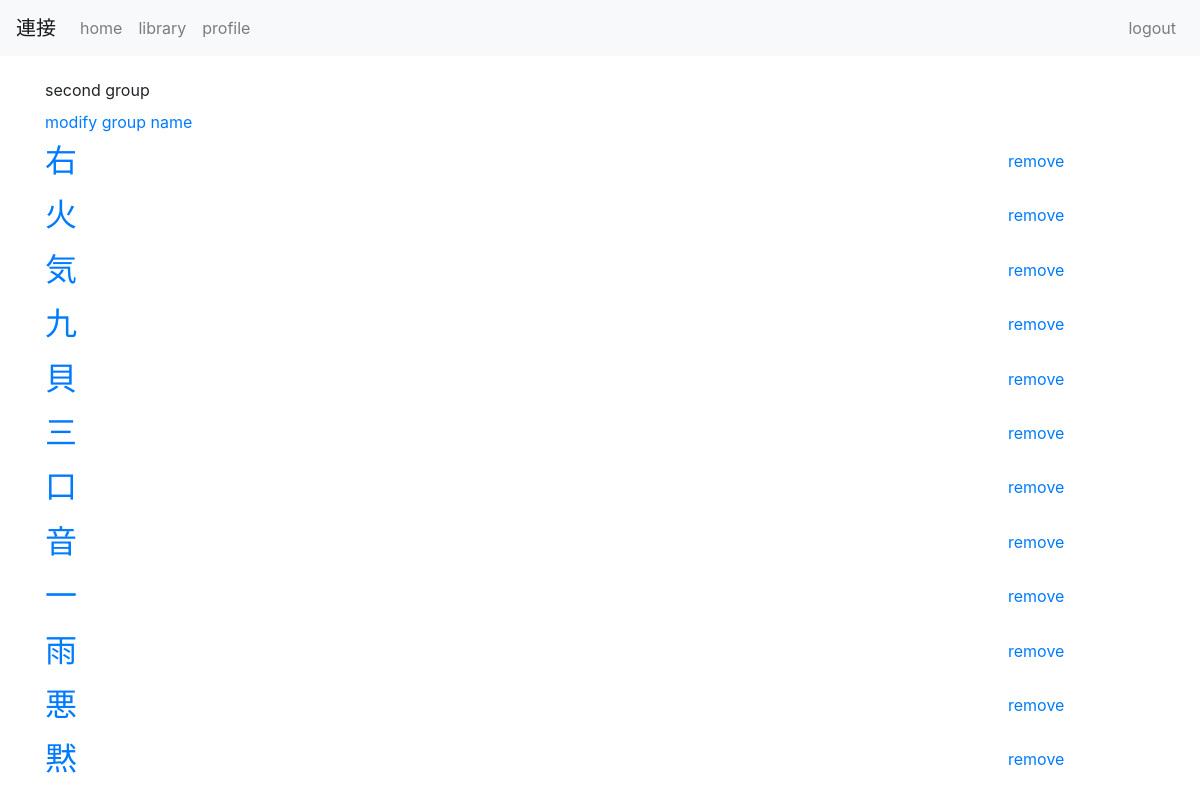
The page /group/29/ (signed in) on the database as committed earlier.
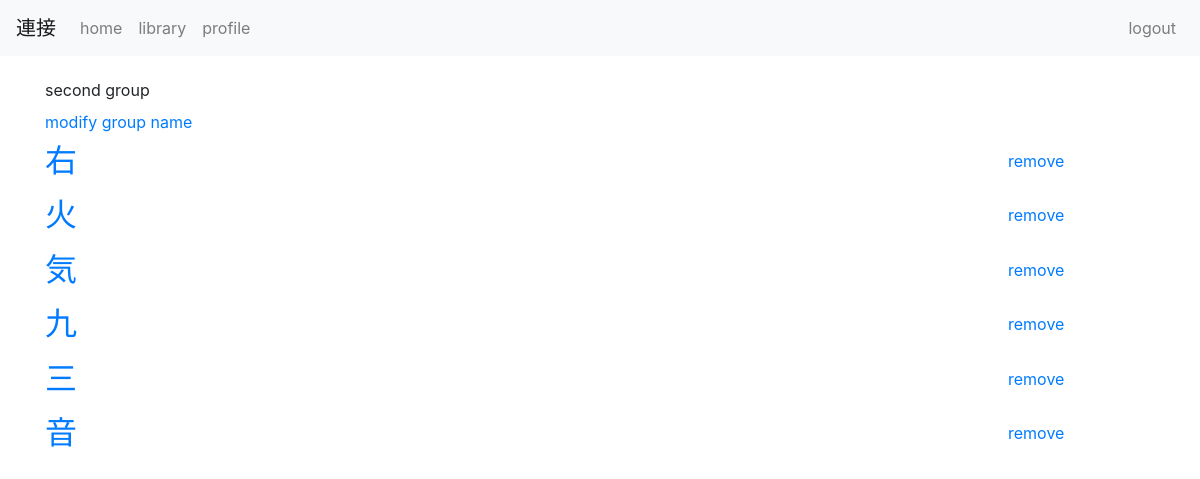
The same page on the database as committed later.
### base/models.py (models this page shows, shortened)
class KanjiGroup(models.Model):
    name        = models.CharField(max_length=100)
    user        = models.ForeignKey(UserProfile, related_name="group_profile", on_delete=models.CASCADE)
    group_kanji = models.ManyToManyField(Kanji, blank=True, related_name="group_kanji", through="KanjiGroupElement")
    date_time   = models.DateTimeField(default=timezone.now)

class KanjiGroupElement(models.Model):
    kanji     = models.ForeignKey(Kanji, on_delete=models.CASCADE)
    group     = models.ForeignKey(KanjiGroup, on_delete=models.CASCADE)
    date_time = models.DateTimeField(default=timezone.now)

### toshokan/models.py (models this page shows, shortened)
class Kanji(models.Model):
    character   = models.CharField(max_length=10)
    strokes     = models.IntegerField(default=0)
    grade       = models.IntegerField(default=0)
    jlpt        = models.CharField(max_length=2, default="-")
    on_meaning  = models.CharField(max_length=1000, default="")
    kun_meaning = models.CharField(max_length=1000, default="")
    reading     = models.CharField(max_length=100, default="")

### base/views.py (the view)
# urls.py: path('group/<int:group_id>/', views.group_individual, name='group_individual'),
@login_required
def group_individual(request, group_id):
    group = get_object_or_404(KanjiGroup, pk=group_id)
    userprofile = request.user.profile
    context = {'group': group}
    if not(group.user.id == userprofile.id):
        return HttpResponseNotFound()
    else:
        return render(request, 'base/group_individual.html', context)

### base/templates/base/group_individual.html (shortened to what this page needs)
{% extends 'base/base.html' %}
{% block content %}
    <div class="row">
    	<div class="col-sm-12 pt-2">
    		{{ group.name }}
    	</div>
        <div class="col-sm-12 pt-2">
            <a href="{% url 'base:modify_group_name_view' group.id %}">modify group name</a>
        </div>
		{% for kanji_element in group.kanjigroupelement_set.all %}
			<div id="div_1_{{ kanji_element.id }}" class="col-sm-10 pt-2">
				<h2>
            	   <a href="{% url 'toshokan:individual' kanji_element.kanji.id %}">
                        {{ kanji_element.kanji.character }}
                    </a>
        		</h2>
			</div>
            <div id="div_2_{{ kanji_element.id }}" class="col-sm-2 pt-2">
                <button id="kanjigroupelement_{{ kanji_element.id }}" class="btn btn-link" href="{% url 'base:delete_kanji_from_group' %}">remove</button>
            </div>
        {% endfor %}
    </div>
{% endblock %}

### base/templates/base/base.html (shortened to what this page needs)
<!DOCTYPE html>
<html lang="en">
<head>
	{% load static %}
	<link rel="stylesheet" href="https://maxcdn.bootstrapcdn.com/bootstrap/4.0.0/css/bootstrap.min.css">
	<link rel="stylesheet" type="text/css" href="{% static 'base/base.css' %}">
</head>
<body>
	<nav class="navbar navbar-light fixed-top navbar-expand-lg bg-light">
		<a class="navbar-brand" href="{% url 'base:index' %}">連接</a>
		<div class="collapse navbar-collapse" id="navbarNav">
			<ul class="navbar-nav">
				<li class="nav-item">
					<a class="nav-link" href="{% url 'base:index' %}">home</a>
				</li>
				<li class="nav-item">
					<a class="nav-link" href="{% url 'toshokan:index' %}">library</a>
				</li>
				<li class="nav-item">
					<a class="nav-link" href="{% url 'base:profile' %}">profile</a>
				</li>
			</ul>
			<ul class="navbar-nav ml-auto">
				<li class="nav-item">
					{% if user.is_authenticated %}
						<a class="nav-link" href="{% url 'logout' %}">logout</a>
					{% else %}
						<a class="nav-link" href="{% url 'login' %}">login</a>
					{% endif %}
				</li>
			</ul>
		</div>
	</nav>
	<div class="container">
		{% block content %}
		{% endblock %}
	</div>
</body>
</html>

### base/static/base/base.css (style rules this page uses)
body { padding-top: 70px; padding-bottom: 70px; }

Rows that differ between the two databases and show on the page:
removed KanjiGroupElement: kanji.character "貝"
removed KanjiGroupElement: kanji.character "口"
removed KanjiGroupElement: kanji.character "一"
removed KanjiGroupElement: kanji.character "雨"
removed KanjiGroupElement: kanji.character "悪"
removed KanjiGroupElement: kanji.character "黙"
